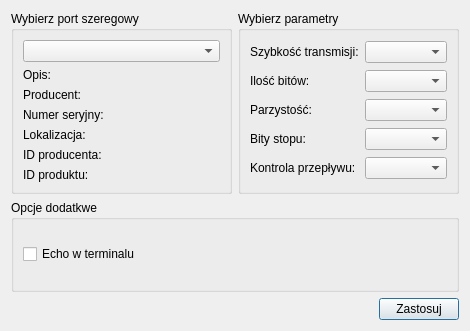
<?xml version="1.0" encoding="UTF-8"?>
<ui version="4.0">
 <class>SettingsDialog</class>
 <widget class="QDialog" name="SettingsDialog">
  <property name="geometry">
   <rect>
    <x>0</x>
    <y>0</y>
    <width>470</width>
    <height>331</height>
   </rect>
  </property>
  <property name="windowTitle">
   <string>Ustawienia</string>
  </property>
  <layout class="QGridLayout" name="gridLayout_3">
   <item row="0" column="1">
    <widget class="QGroupBox" name="parametersBox">
     <property name="title">
      <string>Wybierz parametry</string>
     </property>
     <layout class="QGridLayout" name="gridLayout_2">
      <item row="0" column="0">
       <widget class="QLabel" name="baudRateLabel">
        <property name="text">
         <string>Szybkość transmisji:</string>
        </property>
       </widget>
      </item>
      <item row="0" column="1">
       <widget class="QComboBox" name="baudRateBox"/>
      </item>
      <item row="1" column="0">
       <widget class="QLabel" name="dataBitsLabel">
        <property name="text">
         <string>Ilość bitów:</string>
        </property>
       </widget>
      </item>
      <item row="1" column="1">
       <widget class="QComboBox" name="dataBitsBox"/>
      </item>
      <item row="2" column="0">
       <widget class="QLabel" name="parityLabel">
        <property name="text">
         <string>Parzystość:</string>
        </property>
       </widget>
      </item>
      <item row="2" column="1">
       <widget class="QComboBox" name="parityBox"/>
      </item>
      <item row="3" column="0">
       <widget class="QLabel" name="stopBitsLabel">
        <property name="text">
         <string>Bity stopu:</string>
        </property>
       </widget>
      </item>
      <item row="3" column="1">
       <widget class="QComboBox" name="stopBitsBox"/>
      </item>
      <item row="4" column="0">
       <widget class="QLabel" name="flowControlLabel">
        <property name="text">
         <string>Kontrola przepływu:</string>
        </property>
       </widget>
      </item>
      <item row="4" column="1">
       <widget class="QComboBox" name="flowControlBox"/>
      </item>
     </layout>
    </widget>
   </item>
   <item row="0" column="0">
    <widget class="QGroupBox" name="selectBox">
     <property name="title">
      <string>Wybierz port szeregowy</string>
     </property>
     <layout class="QGridLayout" name="gridLayout">
      <item row="3" column="0">
       <widget class="QLabel" name="serialNumberLabel">
        <property name="text">
         <string>Numer seryjny:</string>
        </property>
       </widget>
      </item>
      <item row="0" column="0">
       <widget class="QComboBox" name="serialPortInfoListBox"/>
      </item>
      <item row="5" column="0">
       <widget class="QLabel" name="vidLabel">
        <property name="text">
         <string>ID producenta:</string>
        </property>
       </widget>
      </item>
      <item row="4" column="0">
       <widget class="QLabel" name="locationLabel">
        <property name="text">
         <string>Lokalizacja:</string>
        </property>
       </widget>
      </item>
      <item row="6" column="0">
       <widget class="QLabel" name="pidLabel">
        <property name="text">
         <string>ID produktu:</string>
        </property>
       </widget>
      </item>
      <item row="1" column="0">
       <widget class="QLabel" name="descriptionLabel">
        <property name="text">
         <string>Opis:</string>
        </property>
       </widget>
      </item>
      <item row="2" column="0">
       <widget class="QLabel" name="manufacturerLabel">
        <property name="text">
         <string>Producent:</string>
        </property>
       </widget>
      </item>
     </layout>
    </widget>
   </item>
   <item row="2" column="0" colspan="2">
    <layout class="QHBoxLayout" name="horizontalLayout">
     <item>
      <spacer name="horizontalSpacer">
       <property name="orientation">
        <enum>Qt::Horizontal</enum>
       </property>
       <property name="sizeHint" stdset="0">
        <size>
         <width>96</width>
         <height>20</height>
        </size>
       </property>
      </spacer>
     </item>
     <item>
      <widget class="QPushButton" name="applyButton">
       <property name="text">
        <string>Zastosuj</string>
       </property>
      </widget>
     </item>
    </layout>
   </item>
   <item row="1" column="0" colspan="2">
    <widget class="QGroupBox" name="additionalOptionsGroupBox">
     <property name="title">
      <string>Opcje dodatkwe</string>
     </property>
     <layout class="QVBoxLayout" name="verticalLayout">
      <item>
       <widget class="QCheckBox" name="localEchoCheckBox">
        <property name="enabled">
         <bool>true</bool>
        </property>
        <property name="text">
         <string>Echo w terminalu</string>
        </property>
        <property name="checked">
         <bool>false</bool>
        </property>
       </widget>
      </item>
     </layout>
    </widget>
   </item>
  </layout>
 </widget>
 <resources/>
 <connections/>
</ui>
